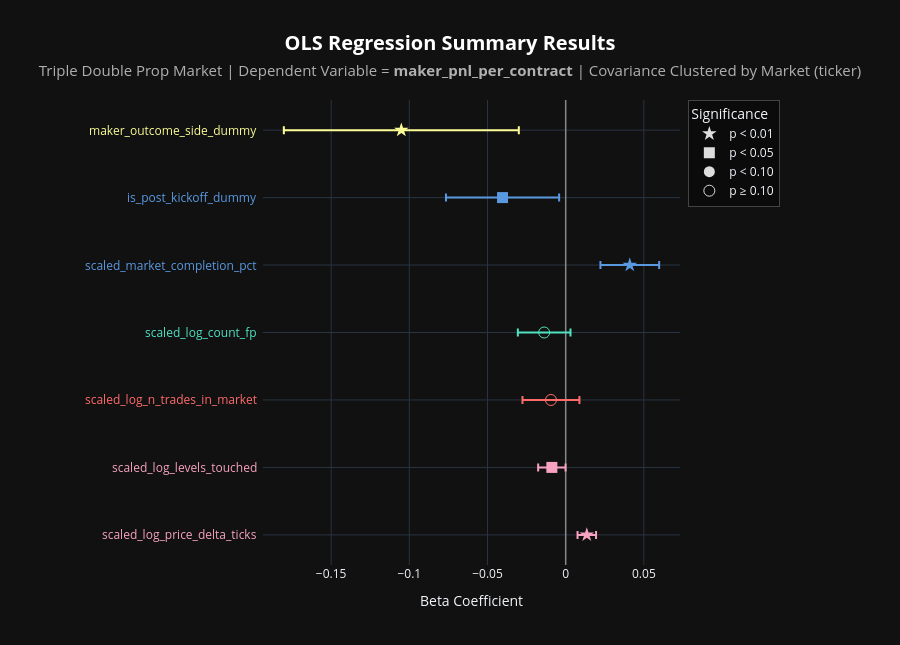

Here is the notebook cell this chart was saved with:
### Code cell
# Regression Analysis: Maker PnL
# Note, hover for regression details

graph_regression(
    df           = triple_double_df,
    graph_title  = "Triple Double",
    side         = 'maker',
    n_req_trades = 500,
    show_const   = False
)

### Figure 1 — Plotly figure (JSON) as saved in the notebook; plotly's stock layout.template omitted (floating-point values rounded to 4 significant figures)
{"data": [{"customdata": [[7.547e-06, 0.003014, 4.478, 1.158e-08, 0.002365, 5.707, 1.275, 0.007582, 0.01941]], "error_x": {"array": [0.005915], "color": "#F7A2C0", "type": "data", "visible": true}, "hovertemplate": "<b>Independent Variable:</b> %{y}<br><b>Beta:</b> %{x:.4f}<br><b>95% CI:</b> [%{customdata[7]:.4f}, %{customdata[8]:.4f}]<br><br><b>Clustered (by ticker):</b><br>p-value: %{customdata[0]:.4f}<br>Std Error: %{customdata[1]:.4f}<br>t-statistic: %{customdata[2]:.2f}<br><br><b>Naive (non-clustered):</b><br>p-value: %{customdata[3]:.4f}<br>Std Error: %{customdata[4]:.4f}<br>t-statistic: %{customdata[5]:.2f}<br><br><b>SE inflation (clustered / naive):</b> %{customdata[6]:.2f}x<extra></extra>", "marker": {"color": "#F7A2C0", "size": 11, "symbol": "star"}, "mode": "markers", "showlegend": false, "type": "scatter", "x": [0.0135], "y": ["scaled_log_price_delta_ticks"]}, {"customdata": [[0.0478, 0.004468, -1.979, 0.0002336, 0.002403, -3.68, 1.859, -0.01761, -7.524e-05]], "error_x": {"array": [0.008767], "color": "#F7A2C0", "type": "data", "visible": true}, "hovertemplate": "<b>Independent Variable:</b> %{y}<br><b>Beta:</b> %{x:.4f}<br><b>95% CI:</b> [%{customdata[7]:.4f}, %{customdata[8]:.4f}]<br><br><b>Clustered (by ticker):</b><br>p-value: %{customdata[0]:.4f}<br>Std Error: %{customdata[1]:.4f}<br>t-statistic: %{customdata[2]:.2f}<br><br><b>Naive (non-clustered):</b><br>p-value: %{customdata[3]:.4f}<br>Std Error: %{customdata[4]:.4f}<br>t-statistic: %{customdata[5]:.2f}<br><br><b>SE inflation (clustered / naive):</b> %{customdata[6]:.2f}x<extra></extra>", "marker": {"color": "#F7A2C0", "size": 11, "symbol": "square"}, "mode": "markers", "showlegend": false, "type": "scatter", "x": [-0.008842], "y": ["scaled_log_levels_touched"]}, {"customdata": [[0.31, 0.009278, -1.015, 6.186e-15, 0.001207, -7.803, 7.686, -0.02762, 0.008787]], "error_x": {"array": [0.01821], "color": "#FF6B6B", "type": "data", "visible": true}, "hovertemplate": "<b>Independent Variable:</b> %{y}<br><b>Beta:</b> %{x:.4f}<br><b>95% CI:</b> [%{customdata[7]:.4f}, %{customdata[8]:.4f}]<br><br><b>Clustered (by ticker):</b><br>p-value: %{customdata[0]:.4f}<br>Std Error: %{customdata[1]:.4f}<br>t-statistic: %{customdata[2]:.2f}<br><br><b>Naive (non-clustered):</b><br>p-value: %{customdata[3]:.4f}<br>Std Error: %{customdata[4]:.4f}<br>t-statistic: %{customdata[5]:.2f}<br><br><b>SE inflation (clustered / naive):</b> %{customdata[6]:.2f}x<extra></extra>", "marker": {"color": "#FF6B6B", "size": 11, "symbol": "circle-open"}, "mode": "markers", "showlegend": false, "type": "scatter", "x": [-0.009418], "y": ["scaled_log_n_trades_in_market"]}, {"customdata": [[0.1087, 0.008579, -1.604, 9.234e-25, 0.001339, -10.28, 6.409, -0.0306, 0.003074]], "error_x": {"array": [0.01684], "color": "#50E3C2", "type": "data", "visible": true}, "hovertemplate": "<b>Independent Variable:</b> %{y}<br><b>Beta:</b> %{x:.4f}<br><b>95% CI:</b> [%{customdata[7]:.4f}, %{customdata[8]:.4f}]<br><br><b>Clustered (by ticker):</b><br>p-value: %{customdata[0]:.4f}<br>Std Error: %{customdata[1]:.4f}<br>t-statistic: %{customdata[2]:.2f}<br><br><b>Naive (non-clustered):</b><br>p-value: %{customdata[3]:.4f}<br>Std Error: %{customdata[4]:.4f}<br>t-statistic: %{customdata[5]:.2f}<br><br><b>SE inflation (clustered / naive):</b> %{customdata[6]:.2f}x<extra></extra>", "marker": {"color": "#50E3C2", "size": 11, "symbol": "circle-open"}, "mode": "markers", "showlegend": false, "type": "scatter", "x": [-0.01376], "y": ["scaled_log_count_fp"]}, {"customdata": [[1.828e-05, 0.009568, 4.285, 2.797e-130, 0.001683, 24.36, 5.686, 0.02222, 0.05977]], "error_x": {"array": [0.01878], "color": "#5A99E0", "type": "data", "visible": true}, "hovertemplate": "<b>Independent Variable:</b> %{y}<br><b>Beta:</b> %{x:.4f}<br><b>95% CI:</b> [%{customdata[7]:.4f}, %{customdata[8]:.4f}]<br><br><b>Clustered (by ticker):</b><br>p-value: %{customdata[0]:.4f}<br>Std Error: %{customdata[1]:.4f}<br>t-statistic: %{customdata[2]:.2f}<br><br><b>Naive (non-clustered):</b><br>p-value: %{customdata[3]:.4f}<br>Std Error: %{customdata[4]:.4f}<br>t-statistic: %{customdata[5]:.2f}<br><br><b>SE inflation (clustered / naive):</b> %{customdata[6]:.2f}x<extra></extra>", "marker": {"color": "#5A99E0", "size": 11, "symbol": "star"}, "mode": "markers", "showlegend": false, "type": "scatter", "x": [0.041], "y": ["scaled_market_completion_pct"]}, {"customdata": [[0.02851, 0.01844, -2.19, 4.36e-27, 0.003744, -10.79, 4.924, -0.07657, -0.004203]], "error_x": {"array": [0.03618], "color": "#5A99E0", "type": "data", "visible": true}, "hovertemplate": "<b>Independent Variable:</b> %{y}<br><b>Beta:</b> %{x:.4f}<br><b>95% CI:</b> [%{customdata[7]:.4f}, %{customdata[8]:.4f}]<br><br><b>Clustered (by ticker):</b><br>p-value: %{customdata[0]:.4f}<br>Std Error: %{customdata[1]:.4f}<br>t-statistic: %{customdata[2]:.2f}<br><br><b>Naive (non-clustered):</b><br>p-value: %{customdata[3]:.4f}<br>Std Error: %{customdata[4]:.4f}<br>t-statistic: %{customdata[5]:.2f}<br><br><b>SE inflation (clustered / naive):</b> %{customdata[6]:.2f}x<extra></extra>", "marker": {"color": "#5A99E0", "size": 11, "symbol": "square"}, "mode": "markers", "showlegend": false, "type": "scatter", "x": [-0.04038], "y": ["is_post_kickoff_dummy"]}, {"customdata": [[0.006049, 0.03829, -2.745, 5.452e-169, 0.003778, -27.82, 10.14, -0.1803, -0.02998]], "error_x": {"array": [0.07514], "color": "#FDFD96", "type": "data", "visible": true}, "hovertemplate": "<b>Independent Variable:</b> %{y}<br><b>Beta:</b> %{x:.4f}<br><b>95% CI:</b> [%{customdata[7]:.4f}, %{customdata[8]:.4f}]<br><br><b>Clustered (by ticker):</b><br>p-value: %{customdata[0]:.4f}<br>Std Error: %{customdata[1]:.4f}<br>t-statistic: %{customdata[2]:.2f}<br><br><b>Naive (non-clustered):</b><br>p-value: %{customdata[3]:.4f}<br>Std Error: %{customdata[4]:.4f}<br>t-statistic: %{customdata[5]:.2f}<br><br><b>SE inflation (clustered / naive):</b> %{customdata[6]:.2f}x<extra></extra>", "marker": {"color": "#FDFD96", "size": 11, "symbol": "star"}, "mode": "markers", "showlegend": false, "type": "scatter", "x": [-0.1051], "y": ["maker_outcome_side_dummy"]}, {"hoverinfo": "skip", "marker": {"color": "#dddddd", "size": 11, "symbol": "star"}, "mode": "markers", "name": "p < 0.01", "showlegend": true, "type": "scatter", "x": [null], "y": [null]}, {"hoverinfo": "skip", "marker": {"color": "#dddddd", "size": 11, "symbol": "square"}, "mode": "markers", "name": "p < 0.05", "showlegend": true, "type": "scatter", "x": [null], "y": [null]}, {"hoverinfo": "skip", "marker": {"color": "#dddddd", "size": 11, "symbol": "circle"}, "mode": "markers", "name": "p < 0.10", "showlegend": true, "type": "scatter", "x": [null], "y": [null]}, {"hoverinfo": "skip", "marker": {"color": "#dddddd", "size": 11, "symbol": "circle-open"}, "mode": "markers", "name": "p ≥ 0.10", "showlegend": true, "type": "scatter", "x": [null], "y": [null]}], "layout": {"annotations": [{"font": {"color": "#F7A2C0", "size": 12}, "showarrow": false, "text": "scaled_log_price_delta_ticks", "x": -0.01, "xanchor": "right", "xref": "paper", "y": "scaled_log_price_delta_ticks", "yanchor": "middle", "yref": "y"}, {"font": {"color": "#F7A2C0", "size": 12}, "showarrow": false, "text": "scaled_log_levels_touched", "x": -0.01, "xanchor": "right", "xref": "paper", "y": "scaled_log_levels_touched", "yanchor": "middle", "yref": "y"}, {"font": {"color": "#FF6B6B", "size": 12}, "showarrow": false, "text": "scaled_log_n_trades_in_market", "x": -0.01, "xanchor": "right", "xref": "paper", "y": "scaled_log_n_trades_in_market", "yanchor": "middle", "yref": "y"}, {"font": {"color": "#50E3C2", "size": 12}, "showarrow": false, "text": "scaled_log_count_fp", "x": -0.01, "xanchor": "right", "xref": "paper", "y": "scaled_log_count_fp", "yanchor": "middle", "yref": "y"}, {"font": {"color": "#5A99E0", "size": 12}, "showarrow": false, "text": "scaled_market_completion_pct", "x": -0.01, "xanchor": "right", "xref": "paper", "y": "scaled_market_completion_pct", "yanchor": "middle", "yref": "y"}, {"font": {"color": "#5A99E0", "size": 12}, "showarrow": false, "text": "is_post_kickoff_dummy", "x": -0.01, "xanchor": "right", "xref": "paper", "y": "is_post_kickoff_dummy", "yanchor": "middle", "yref": "y"}, {"font": {"color": "#FDFD96", "size": 12}, "showarrow": false, "text": "maker_outcome_side_dummy", "x": -0.01, "xanchor": "right", "xref": "paper", "y": "maker_outcome_side_dummy", "yanchor": "middle", "yref": "y"}], "height": 645, "legend": {"bgcolor": "rgba(0,0,0,0.35)", "bordercolor": "#444444", "borderwidth": 1, "title": {"text": "Significance"}, "x": 1.02, "xanchor": "left", "y": 1, "yanchor": "top"}, "margin": {"l": 263, "r": 220}, "paper_bgcolor": "#111111", "plot_bgcolor": "#111111", "title": {"font": {"color": "#ffffff", "size": 20}, "text": "<b>OLS Regression Summary Results</b><br><span style='font-size: 15px; color: #b0b0b0;'>Triple Double Prop Market | Dependent Variable = <b>maker_pnl_per_contract</b> | Covariance Clustered by Market (ticker)</span>", "x": 0.5, "xanchor": "center"}, "xaxis": {"title": {"text": "Beta Coefficient"}, "zeroline": true, "zerolinecolor": "#888888", "zerolinewidth": 1.5}, "yaxis": {"showticklabels": false, "title": {}}}}
